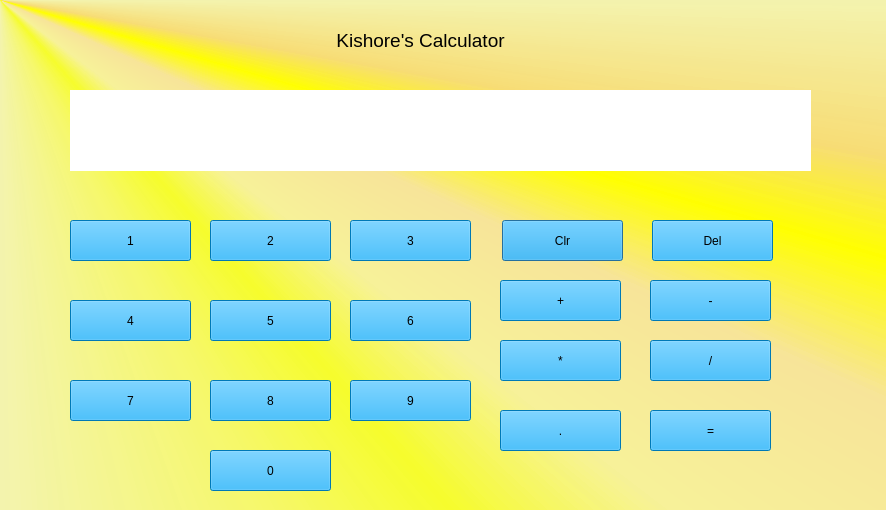
<?xml version="1.0" encoding="UTF-8"?>
<ui version="4.0">
 <class>Dialog</class>
 <widget class="QDialog" name="Dialog">
  <property name="geometry">
   <rect>
    <x>0</x>
    <y>0</y>
    <width>886</width>
    <height>510</height>
   </rect>
  </property>
  <property name="windowTitle">
   <string>Dialog</string>
  </property>
  <widget class="QLabel" name="label">
   <property name="geometry">
    <rect>
     <x>0</x>
     <y>0</y>
     <width>891</width>
     <height>511</height>
    </rect>
   </property>
   <property name="styleSheet">
    <string notr="true">background-color: qconicalgradient(cx:0, cy:0, angle:135, stop:0 rgba(255, 255, 0, 69), stop:0.375 rgba(255, 255, 0, 69), stop:0.423533 rgba(251, 255, 0, 145), stop:0.45 rgba(247, 255, 0, 208), stop:0.477581 rgba(255, 244, 71, 130), stop:0.518717 rgba(255, 218, 71, 130), stop:0.55 rgba(255, 255, 0, 255), stop:0.57754 rgba(255, 203, 0, 130), stop:0.625 rgba(255, 255, 0, 69), stop:1 rgba(255, 255, 0, 69));</string>
   </property>
   <property name="text">
    <string/>
   </property>
  </widget>
  <widget class="QLabel" name="label_2">
   <property name="geometry">
    <rect>
     <x>100</x>
     <y>10</y>
     <width>641</width>
     <height>61</height>
    </rect>
   </property>
   <property name="text">
    <string>&lt;html&gt;&lt;head/&gt;&lt;body&gt;&lt;p align=&quot;center&quot;&gt;&lt;span style=&quot; font-size:14pt;&quot;&gt;Kishore's Calculator&lt;/span&gt;&lt;/p&gt;&lt;/body&gt;&lt;/html&gt;</string>
   </property>
  </widget>
  <widget class="QLabel" name="ans">
   <property name="geometry">
    <rect>
     <x>70</x>
     <y>90</y>
     <width>741</width>
     <height>81</height>
    </rect>
   </property>
   <property name="styleSheet">
    <string notr="true">background-color: rgb(255, 255, 255);
font: 75 18pt &quot;MS Shell Dlg 2&quot;;</string>
   </property>
   <property name="text">
    <string/>
   </property>
  </widget>
  <widget class="QPushButton" name="clr">
   <property name="geometry">
    <rect>
     <x>502</x>
     <y>220</y>
     <width>121</width>
     <height>41</height>
    </rect>
   </property>
   <property name="styleSheet">
    <string notr="true">background-color: rgb(0, 170, 255);
font: 75 12pt &quot;MS Shell Dlg 2&quot;;</string>
   </property>
   <property name="text">
    <string>Clr</string>
   </property>
  </widget>
  <widget class="QPushButton" name="delete_2">
   <property name="geometry">
    <rect>
     <x>652</x>
     <y>220</y>
     <width>121</width>
     <height>41</height>
    </rect>
   </property>
   <property name="styleSheet">
    <string notr="true">background-color: rgb(0, 170, 255);
font: 75 12pt &quot;MS Shell Dlg 2&quot;;</string>
   </property>
   <property name="text">
    <string>Del</string>
   </property>
  </widget>
  <widget class="QPushButton" name="div">
   <property name="geometry">
    <rect>
     <x>650</x>
     <y>340</y>
     <width>121</width>
     <height>41</height>
    </rect>
   </property>
   <property name="styleSheet">
    <string notr="true">background-color: rgb(0, 170, 255);
font: 75 12pt &quot;MS Shell Dlg 2&quot;;</string>
   </property>
   <property name="text">
    <string>/</string>
   </property>
  </widget>
  <widget class="QPushButton" name="mul">
   <property name="geometry">
    <rect>
     <x>500</x>
     <y>340</y>
     <width>121</width>
     <height>41</height>
    </rect>
   </property>
   <property name="styleSheet">
    <string notr="true">background-color: rgb(0, 170, 255);
font: 75 12pt &quot;MS Shell Dlg 2&quot;;</string>
   </property>
   <property name="text">
    <string>*</string>
   </property>
  </widget>
  <widget class="QPushButton" name="point">
   <property name="geometry">
    <rect>
     <x>500</x>
     <y>410</y>
     <width>121</width>
     <height>41</height>
    </rect>
   </property>
   <property name="styleSheet">
    <string notr="true">background-color: rgb(0, 170, 255);
font: 75 12pt &quot;MS Shell Dlg 2&quot;;</string>
   </property>
   <property name="text">
    <string>.</string>
   </property>
  </widget>
  <widget class="QPushButton" name="plus">
   <property name="geometry">
    <rect>
     <x>500</x>
     <y>280</y>
     <width>121</width>
     <height>41</height>
    </rect>
   </property>
   <property name="styleSheet">
    <string notr="true">background-color: rgb(0, 170, 255);
font: 75 12pt &quot;MS Shell Dlg 2&quot;;</string>
   </property>
   <property name="text">
    <string>+</string>
   </property>
  </widget>
  <widget class="QPushButton" name="minus">
   <property name="geometry">
    <rect>
     <x>650</x>
     <y>280</y>
     <width>121</width>
     <height>41</height>
    </rect>
   </property>
   <property name="styleSheet">
    <string notr="true">background-color: rgb(0, 170, 255);
font: 75 12pt &quot;MS Shell Dlg 2&quot;;</string>
   </property>
   <property name="text">
    <string>-</string>
   </property>
  </widget>
  <widget class="QPushButton" name="equal">
   <property name="geometry">
    <rect>
     <x>650</x>
     <y>410</y>
     <width>121</width>
     <height>41</height>
    </rect>
   </property>
   <property name="styleSheet">
    <string notr="true">background-color: rgb(0, 170, 255);
font: 75 12pt &quot;MS Shell Dlg 2&quot;;</string>
   </property>
   <property name="text">
    <string>=</string>
   </property>
  </widget>
  <widget class="QPushButton" name="one">
   <property name="geometry">
    <rect>
     <x>70</x>
     <y>220</y>
     <width>121</width>
     <height>41</height>
    </rect>
   </property>
   <property name="styleSheet">
    <string notr="true">background-color: rgb(0, 170, 255);
font: 75 12pt &quot;MS Shell Dlg 2&quot;;</string>
   </property>
   <property name="text">
    <string>1</string>
   </property>
  </widget>
  <widget class="QPushButton" name="two">
   <property name="geometry">
    <rect>
     <x>210</x>
     <y>220</y>
     <width>121</width>
     <height>41</height>
    </rect>
   </property>
   <property name="styleSheet">
    <string notr="true">background-color: rgb(0, 170, 255);
font: 75 12pt &quot;MS Shell Dlg 2&quot;;</string>
   </property>
   <property name="text">
    <string>2</string>
   </property>
  </widget>
  <widget class="QPushButton" name="three">
   <property name="geometry">
    <rect>
     <x>350</x>
     <y>220</y>
     <width>121</width>
     <height>41</height>
    </rect>
   </property>
   <property name="styleSheet">
    <string notr="true">background-color: rgb(0, 170, 255);
font: 75 12pt &quot;MS Shell Dlg 2&quot;;</string>
   </property>
   <property name="text">
    <string>3</string>
   </property>
  </widget>
  <widget class="QPushButton" name="fore">
   <property name="geometry">
    <rect>
     <x>70</x>
     <y>300</y>
     <width>121</width>
     <height>41</height>
    </rect>
   </property>
   <property name="styleSheet">
    <string notr="true">background-color: rgb(0, 170, 255);
font: 75 12pt &quot;MS Shell Dlg 2&quot;;</string>
   </property>
   <property name="text">
    <string>4</string>
   </property>
  </widget>
  <widget class="QPushButton" name="five">
   <property name="geometry">
    <rect>
     <x>210</x>
     <y>300</y>
     <width>121</width>
     <height>41</height>
    </rect>
   </property>
   <property name="styleSheet">
    <string notr="true">background-color: rgb(0, 170, 255);
font: 75 12pt &quot;MS Shell Dlg 2&quot;;</string>
   </property>
   <property name="text">
    <string>5</string>
   </property>
  </widget>
  <widget class="QPushButton" name="six">
   <property name="geometry">
    <rect>
     <x>350</x>
     <y>300</y>
     <width>121</width>
     <height>41</height>
    </rect>
   </property>
   <property name="styleSheet">
    <string notr="true">background-color: rgb(0, 170, 255);
font: 75 12pt &quot;MS Shell Dlg 2&quot;;</string>
   </property>
   <property name="text">
    <string>6</string>
   </property>
  </widget>
  <widget class="QPushButton" name="seven">
   <property name="geometry">
    <rect>
     <x>70</x>
     <y>380</y>
     <width>121</width>
     <height>41</height>
    </rect>
   </property>
   <property name="styleSheet">
    <string notr="true">background-color: rgb(0, 170, 255);
font: 75 12pt &quot;MS Shell Dlg 2&quot;;</string>
   </property>
   <property name="text">
    <string>7</string>
   </property>
  </widget>
  <widget class="QPushButton" name="eight">
   <property name="geometry">
    <rect>
     <x>210</x>
     <y>380</y>
     <width>121</width>
     <height>41</height>
    </rect>
   </property>
   <property name="styleSheet">
    <string notr="true">background-color: rgb(0, 170, 255);
font: 75 12pt &quot;MS Shell Dlg 2&quot;;</string>
   </property>
   <property name="text">
    <string>8</string>
   </property>
  </widget>
  <widget class="QPushButton" name="nine">
   <property name="geometry">
    <rect>
     <x>350</x>
     <y>380</y>
     <width>121</width>
     <height>41</height>
    </rect>
   </property>
   <property name="styleSheet">
    <string notr="true">background-color: rgb(0, 170, 255);
font: 75 12pt &quot;MS Shell Dlg 2&quot;;</string>
   </property>
   <property name="text">
    <string>9</string>
   </property>
  </widget>
  <widget class="QPushButton" name="zero">
   <property name="geometry">
    <rect>
     <x>210</x>
     <y>450</y>
     <width>121</width>
     <height>41</height>
    </rect>
   </property>
   <property name="styleSheet">
    <string notr="true">background-color: rgb(0, 170, 255);
font: 75 12pt &quot;MS Shell Dlg 2&quot;;</string>
   </property>
   <property name="text">
    <string>0</string>
   </property>
  </widget>
 </widget>
 <resources/>
 <connections/>
</ui>
